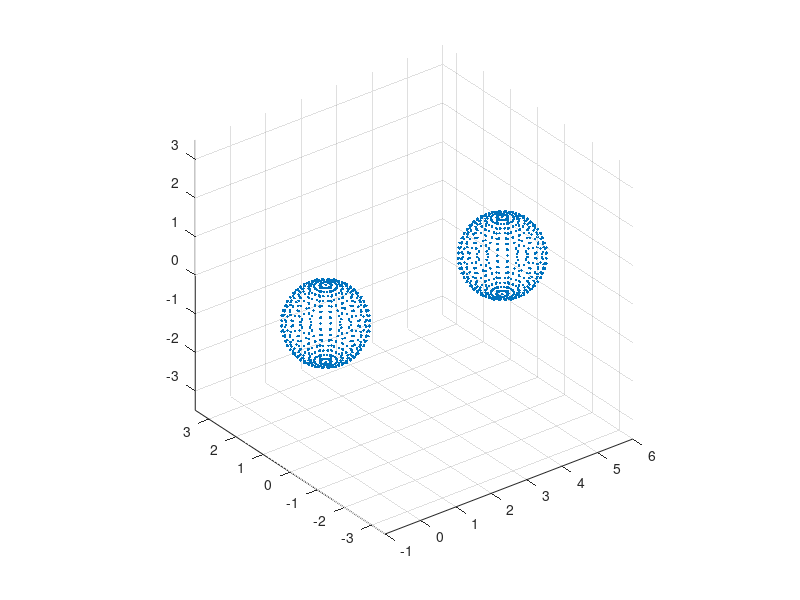

This chart was generated by the following MATLAB code: (Note: this script raises an error after producing the figure.)
[x1,y1,z1] = sphere(24);
x1 = x1(:);
y1 = y1(:);
z1 = z1(:);
x2 = x1+5;
P = [x1 y1 z1; x2 y1 z1];
P = unique(P,'rows');
plot3(P(:,1),P(:,2),P(:,3),'.')
axis equal
grid on

shp = alphaShape(P(:,1),P(:,2),P(:,3),1);
plot(shp)
axis equal
xp=rand(10,1);
yp = rand(10,1);
zp = rand(10,1);
[tf,ID] = inShape(shp,xp,yp,zp);
%%
close all
[x,y,z] = meshgrid(0:1:2,-2:1:0,-1:1:1);
x = x(:);
y = y(:);
z = z(:);
x = x1+0.1;
y = y1+0.2;
z = z1+0.3;

[k1,av1] = convhull(x,y,z);

% trisurf(k1,x,y,z,'FaceColor','cyan')
% axis equal

[k2,av2] = convhull(x,y,z,'Simplify',true);

trisurf(k2,x,y,z,'FaceColor','cyan')
axis equal

TR = triangulation(k2,[x,y,z]);
V = vertexNormal(TR);
F = faceNormal(TR);
P = incenter(TR);
%%
close all
trisurf(TR,'FaceColor',[0.8 0.8 1.0],'FaceAlpha',0.5);
axis equal
hold on
% quiver3(x,y,z, ...
%      V(:,1),V(:,2),V(:,3),0.5,'Color','b');
 quiver3(P(:,1),P(:,2),P(:,3), ...
      F(:,1),F(:,2),F(:,3),0.5,'color','r');

%p=6*rand(10,3)-3;
dx = 0.1;
dy = 0.1;
dz = 0.1;
[px,py,pz] = meshgrid([-3:dx:3],[-3:dy:3],[-3:dz:3]);
p = [reshape(px,[numel(px),1]),reshape(py,[numel(px),1]),reshape(pz,[numel(px),1])];
% plot3(p(:,1),p(:,2),p(:,3),'ro')
%%
N = 0;
M = 0;
for i = 1:length(p)
    if (sum((P-p(i,:)).*F,2) > 0 )
        plot3(p(i,1),p(i,2),p(i,3),'b*')
        dm = dx*dy*dz; % *rho(p(i,1),p(i,2),p(i,3));
        N = N + dm*[p(i,1),p(i,2),p(i,3)];
        M = M + dm;
    end
end
COG = N/M